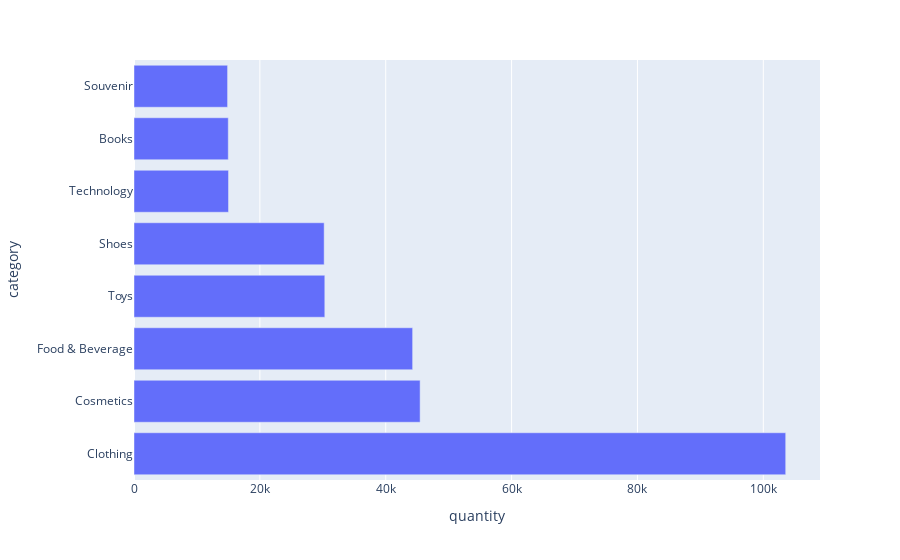

Here is the notebook cell this chart was saved with:
### Code cell
sales_by_product = dff.groupby('category')['quantity'].sum().reset_index()#her ürün için satış sayısı
sales_by_product = sales_by_product.sort_values('quantity', ascending=False)#Satış sayısına göre ürünleri sıralama
fig = px.bar(sales_by_product, x='quantity', y='category', orientation='h')# Yatay çubuk grafiğini oluşturma
fig.show()#yatay çubuk grafiği gösterme

### Figure 1 — Plotly figure (JSON) as saved in the notebook; plotly's stock layout.template omitted (floating-point values rounded to 4 significant figures)
{"data": [{"alignmentgroup": "True", "hovertemplate": "quantity=%{x}<br>category=%{y}<extra></extra>", "legendgroup": "", "marker": {"color": "#636efa", "pattern": {"shape": ""}}, "name": "", "offsetgroup": "", "orientation": "h", "showlegend": false, "textposition": "auto", "type": "bar", "x": [103558, 45465, 44277, 30321, 30217, 15021, 14982, 14871], "xaxis": "x", "y": ["Clothing", "Cosmetics", "Food & Beverage", "Toys", "Shoes", "Technology", "Books", "Souvenir"], "yaxis": "y"}], "layout": {"autosize": true, "barmode": "relative", "legend": {"tracegroupgap": 0}, "margin": {"t": 60}, "xaxis": {"anchor": "y", "autorange": true, "domain": [0, 1], "range": [0, 109000.0], "title": {"text": "quantity"}, "type": "linear"}, "yaxis": {"anchor": "x", "autorange": true, "domain": [0, 1], "range": [-0.5, 7.5], "title": {"text": "category"}, "type": "category"}}}
